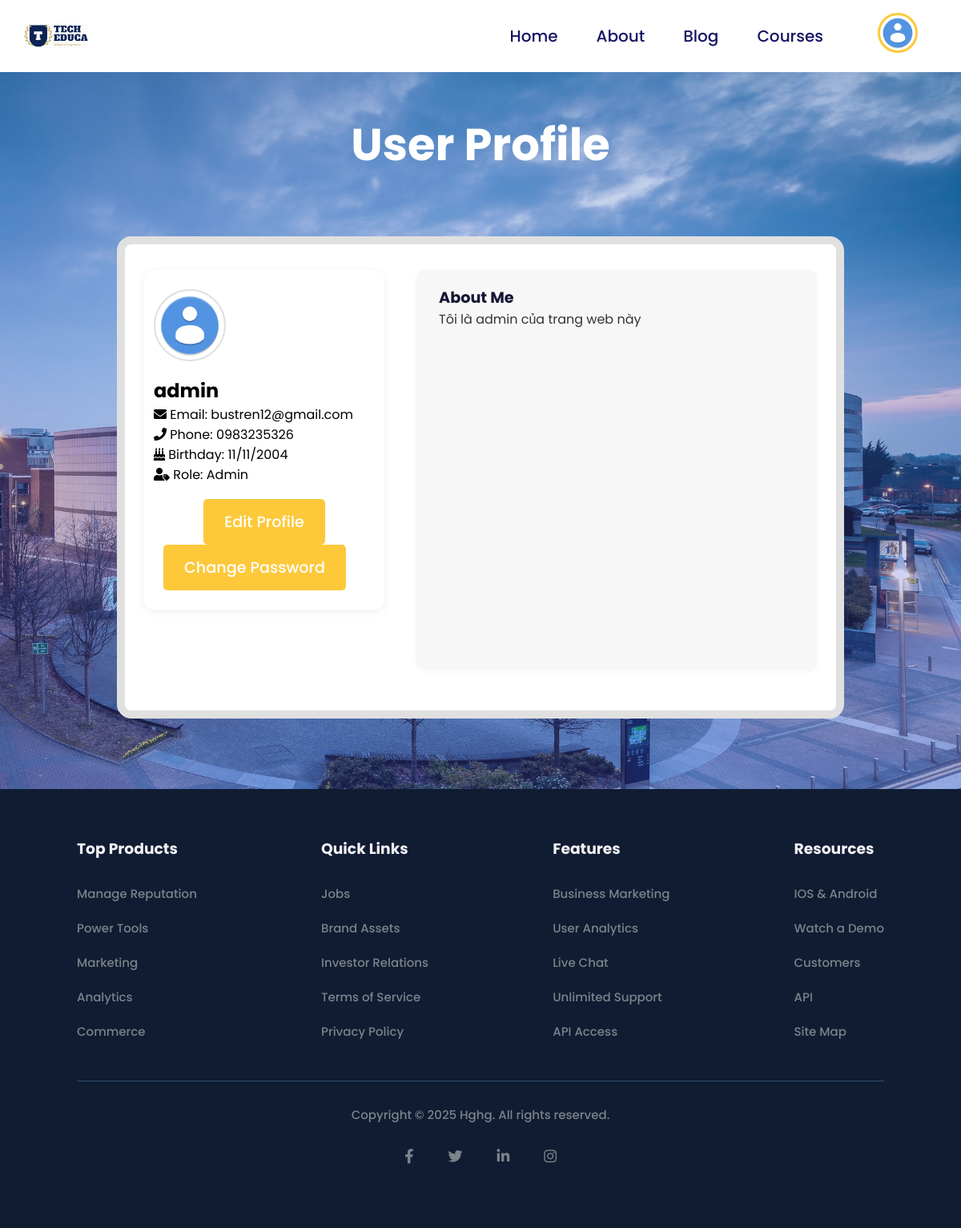
The page /profile/ (signed in) on the database as committed earlier.
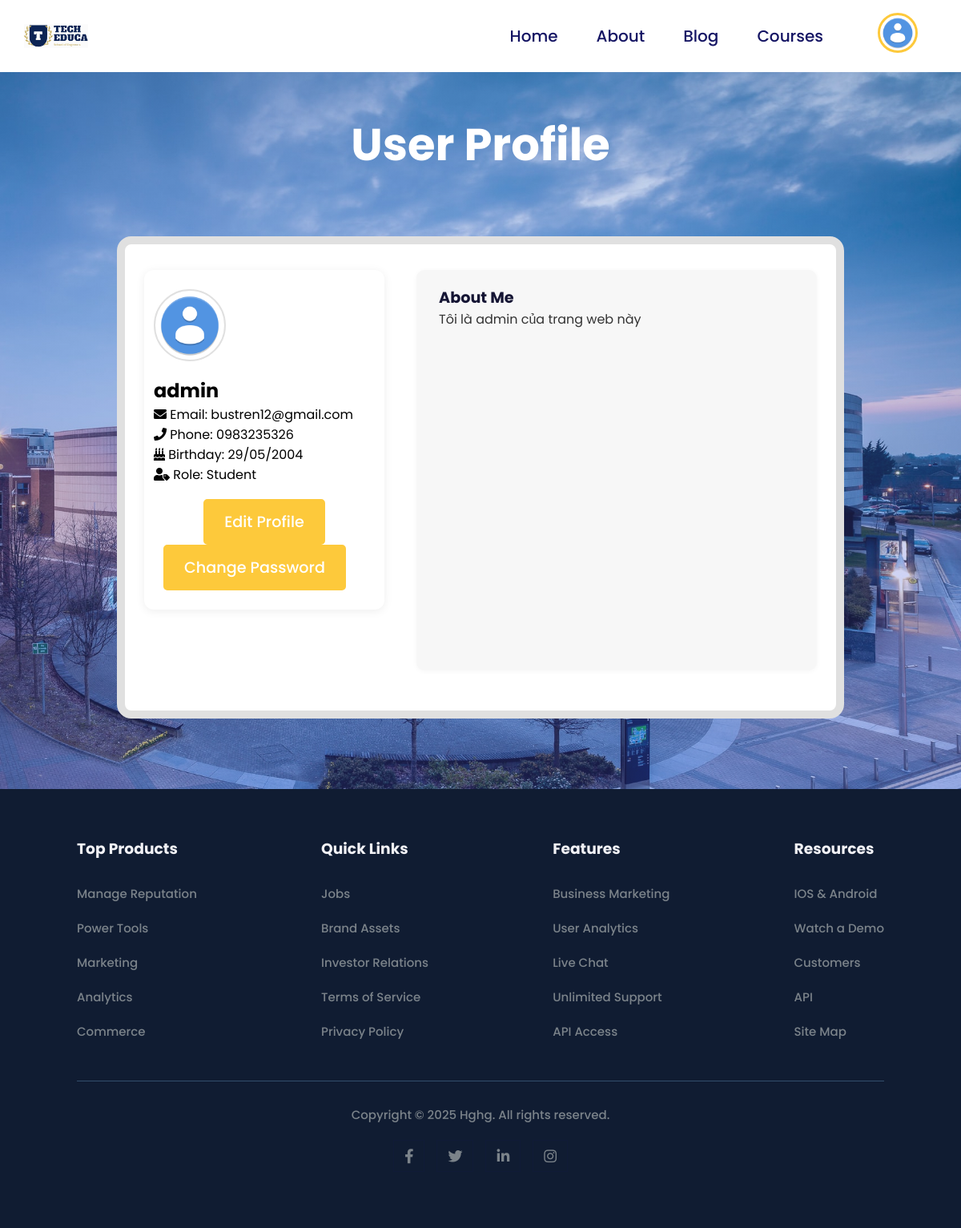
The same page on the database as committed later.
### app/models.py (models this page shows, shortened)
class User(AbstractUser):
    id = models.AutoField(primary_key=True)  # Tự động tăng ID cho người dùng
    email = models.EmailField(unique=True, max_length=254, blank=True)  # Override email thành unique
    phone = models.CharField(max_length=15, blank=True, null=True)
    avatar = models.ImageField(upload_to='avatars/', blank=True, null=True)
    birthday = models.DateField(null=True, blank=True)
    ROLE_CHOICES = [
        ('student', 'student'),
        ('instructor', 'instructor'),
        ('admin', 'admin'),
    ]
    role = models.CharField(max_length=20, choices=ROLE_CHOICES, default='student')
    self_description = RichTextUploadingField(default="", blank=True, null=True)  # Mô tả bản thân viết bằng Markdown
    enrolled_courses = models.ManyToManyField(
        "app.Course",
        through="app.Enrollment",
        related_name="enrolled_students",
        verbose_name="Course",
        blank=True
    )
    instructors = models.ManyToManyField(
        "app.Course",
        through="app.TeachingAssignment",
        related_name="instructed_courses",
        blank=True
    )

### app/views.py (the view)
# urls.py: path("profile/", views.profile_view, name="profile"),
@login_required
def profile_view(request):
    user = request.user
    if request.method == 'POST':
        action = request.POST.get('action')
        if action == 'change_password':
            old_password = request.POST.get('old_password')
            new_password = request.POST.get('new_password')
            if not user.check_password(old_password):
                return JsonResponse({'status': 'error', 'message': 'Mật khẩu cũ không đúng.'}, status=400)
            if old_password == new_password:
                return JsonResponse({'status': 'error', 'message': 'Mật khẩu mới không được trùng với mật khẩu cũ. Vui lòng nhập mật khẩu khác.'}, status=400)
            verification_code = str(random.randint(100000, 999999))
            request.session['change_password_code'] = verification_code
            request.session['change_password_new'] = new_password
            request.session['change_password_time'] = timezone.now().isoformat()
            send_mail(
                subject="Xác nhận đổi mật khẩu LMS",
                message=f"Mã xác nhận đổi mật khẩu của bạn là: {verification_code}",
                from_email=settings.DEFAULT_FROM_EMAIL,
                recipient_list=[user.email],
                fail_silently=False,
            )
            return JsonResponse({'status': 'ok', 'message': 'Mã xác nhận đã được gửi tới email của bạn.'})
        elif action == 'verify_password_code':
            code = request.POST.get('verify_code')
            session_code = request.session.get('change_password_code')
            new_password = request.session.get('change_password_new')
            code_time = request.session.get('change_password_time')
            if not (session_code and new_password and code_time):
                return JsonResponse({'status': 'error', 'message': 'Phiên xác nhận không hợp lệ.'}, status=400)
            if code != session_code:
                return JsonResponse({'status': 'error', 'message': 'Mã xác nhận không đúng.'}, status=400)
            from datetime import datetime, timedelta
            code_time = datetime.fromisoformat(code_time)
            if timezone.now() - code_time > timedelta(minutes=5):
                return JsonResponse({'status': 'error', 'message': 'Mã xác nhận đã hết hạn.'}, status=400)
            user.set_password(new_password)
            user.save()
            logout(request)
            request.session.pop('change_password_code', None)
            request.session.pop('change_password_new', None)
            request.session.pop('change_password_time', None)
            return JsonResponse({'status': 'ok', 'message': 'Đổi mật khẩu thành công. Vui lòng đăng nhập lại.', 'redirect_url': '/login/'})
        else:
            form = ProfileForm(request.POST, request.FILES, instance=user)
            if form.is_valid():
                form.save()
                messages.success(request, "Cập nhật thông tin thành công.")
                return redirect('profile')
    else:
        form = ProfileForm(instance=user)
    return render(request, 'app/profile.html', {'form': form, 'user': user})

### app/templates/app/profile.html (shortened to what this page needs)
{% load static %}
<!DOCTYPE html>
<html lang="en">
<head>
    <link rel="stylesheet" href="https://pro.fontawesome.com/releases/v5.10.0/css/all.css" />
    <link rel="stylesheet" href="{% static 'style.css' %}">
</head>
<body>
    {% include 'app/navigation.html' %}
    <section id="profile">
        <div class="content">
            <h1>User Profile</h1>
        </div>
        <div class="profile-info-container">
            <div class="profile-main-row">
                <div class="profile-info-box">
                    <img src="{% if user.avatar %}{{ user.avatar.url }}{% else %}{% static 'images/avatar-default.png' %}{% endif %}"
                         alt="User Avatar" class="profile-avatar-edit" id="avatar-display">
                    <h2>{{ user.username }}</h2>
                    <p><i class="fas fa-envelope"></i> Email: {{ user.email }}</p>
                    <p><i class="fas fa-phone"></i> Phone: {{ user.phone|default:"Not provided" }}</p>
                    <p><i class="fas fa-birthday-cake"></i> Birthday: {{ user.birthday|date:"d/m/Y"|default:"Not provided" }}</p>
                    <p><i class="fas fa-user-tag"></i> Role:
                        {% if user.role == 'student' %}Student
                        {% elif user.role == 'instructor' %}Instructor
                        {% elif user.role == 'admin' %}Admin
                        {% else %}User{% endif %}
                    </p>
                    <button id="edit-profile-btn" class="btn">Edit Profile</button>
                    <button id="change-password-btn" class="btn" style="margin-left: 12px;">Change Password</button>
                </div>
                <div class="profile-description-box">
                    <h3>About Me</h3>
                    <div id="profile-desc-content">{{ user.self_description|safe|default:"No description provided." }}</div>
                </div>
            </div>
        </div>
    </section>
    {% include 'app/footer.html' %}
</body>
</html>

Rows that differ between the two databases and show on the page:
changed User "admin": birthday "11/11/2004" → "29/05/2004"
Other text that changed with them:
text no longer shown: "Admin"
text now shown: "Student"
